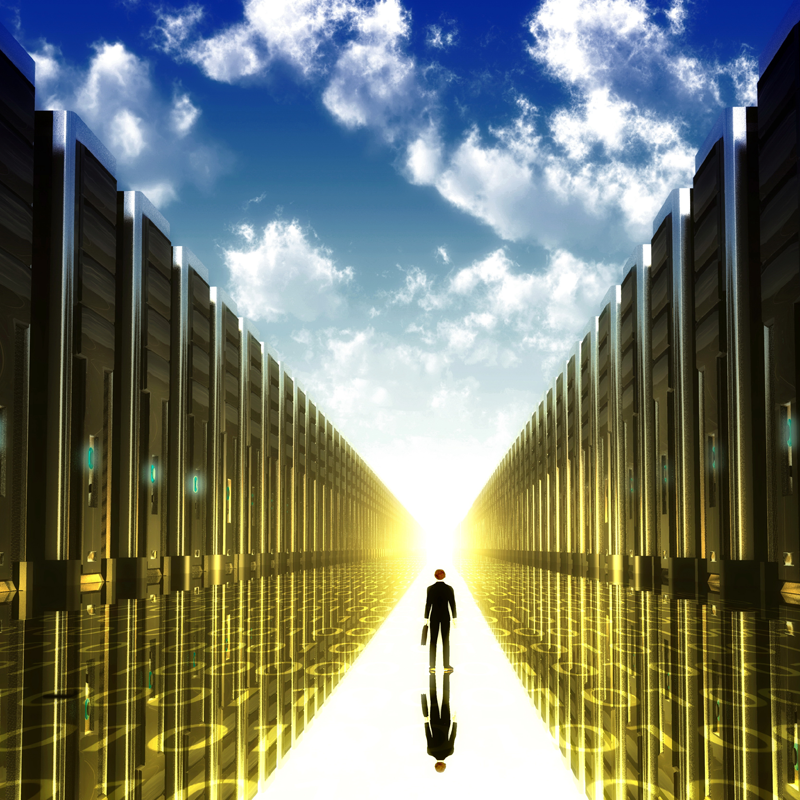
%> input picture MATLAB/picture/1.png, 800 x 800 px; the run also reads 1 picture not shown here
$ octave watermask_1.m   (GNU Octave 9; MATLAB toolbox functions it lacks are replaced by stand-ins)
%> lines starting %> are read from the running program, lines starting %| are printed output that depends on the picture; in (x1, y1, x2, y2) boxes, pixels count from 0 and x2, y2 are one past the last pixel; in counts of white or black regions, pixels touching at a corner belong together; the program's own positions count from 1
clear;
clc;

disp('请选择水印图像：');
[filename, pathname] = uigetfile('*.bmp', '读取水印图像文件');
%> the answer given: water01.jpg
pathfile=fullfile(pathname, filename);
mask=imread(pathfile);
disp('请选择载体图像：');
[filename2, pathname2] = uigetfile('*.png', '读取载体图像文件');
%> the answer given: 1.png
pathfile2=fullfile(pathname2, filename2);
image=imread(pathfile2);
%> image is the input picture: size 800x800x3 uint8; mean R, G, B 117.8, 123.9, 110.5

mask_1=im2bw(mask);    %使水印图像变为二值图
%> mask_1: size 200x200 logical; every value is 0
figure(1);      %打开窗口
subplot(2,3,1);    %该窗口内的图像可以有两行三列
imshow(mask_1),title('水印图像');   %显示水印图像
marksize=size(mask_1);   %计算水印图像的长宽
%> marksize = [200 200]
rm=marksize(1);      %rm为水印图像的行数
%> rm = 200
cm=marksize(2);     %cm为水印图像的列数
%> cm = 200

subplot(2,3,2),imshow(image,[]),title('载体图像'); %[]表示显示时灰度范围为image上的灰度最小值到最大值
yuv=rgb2ycbcr(image);   %将RGB模式的原图变成YUV模式
%> yuv: size 800x800x3 uint8; mean of channels 1, 2, 3 119.5, 123, 126.3
Y=yuv(:,:,1);    %分别获取三层，该层为灰度层
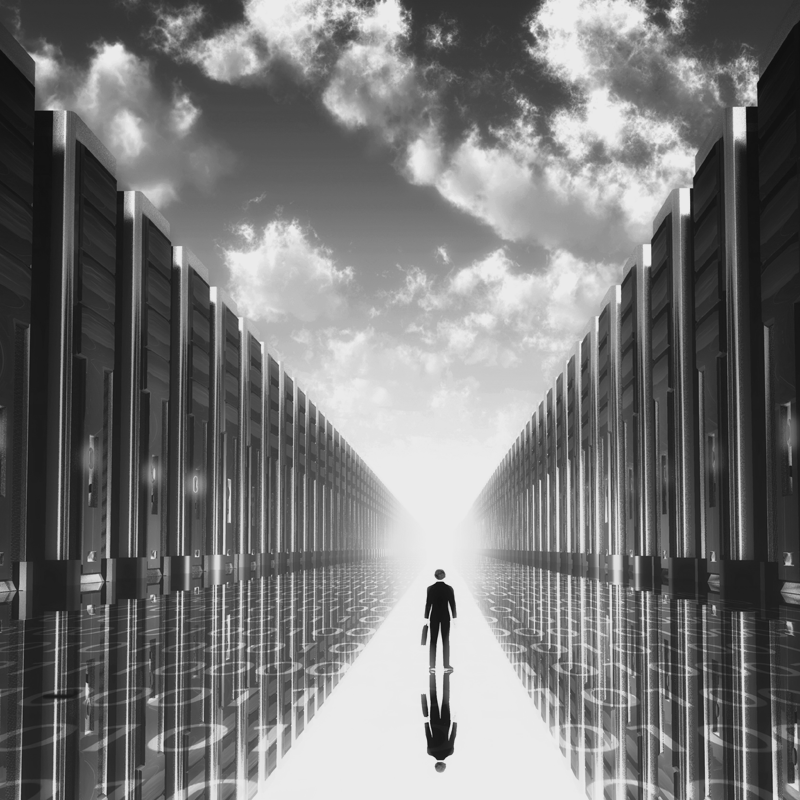
%> Y: size 800x800 uint8; min 16, max 235, mean 119.5
U=yuv(:,:,2);      %本例中将水印嵌入在亮度层
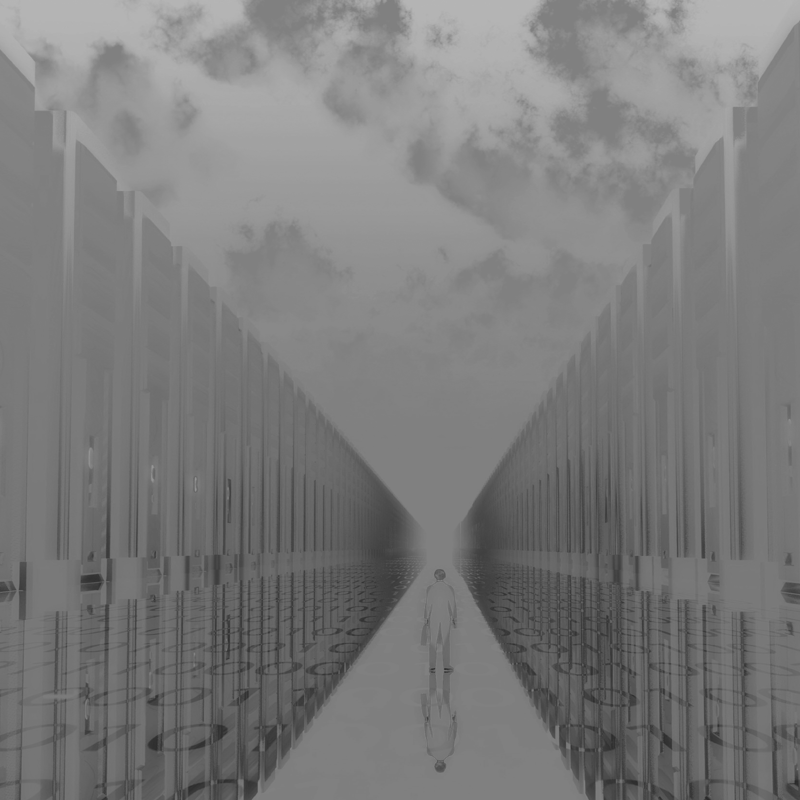
%> U: size 800x800 uint8; min 41, max 182, mean 123
V=yuv(:,:,3);
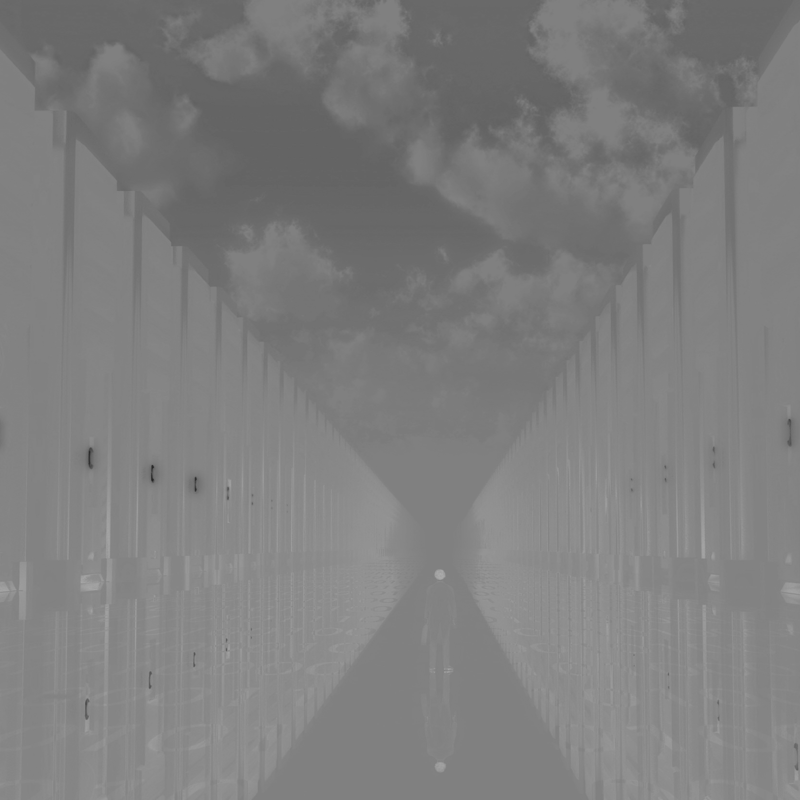
%> V: size 800x800 uint8; min 35, max 171, mean 126.3
[rm2,cm2]=size(Y);   %新建一个和载体图像色彩层大小相同的矩阵
%> rm2 = 800; cm2 = 800
before=blkproc(Y,[4 4],'dct2');   %将载体图像的灰度层分为4×4的小块，每一块内做二维DCT变换，结果记入矩阵before
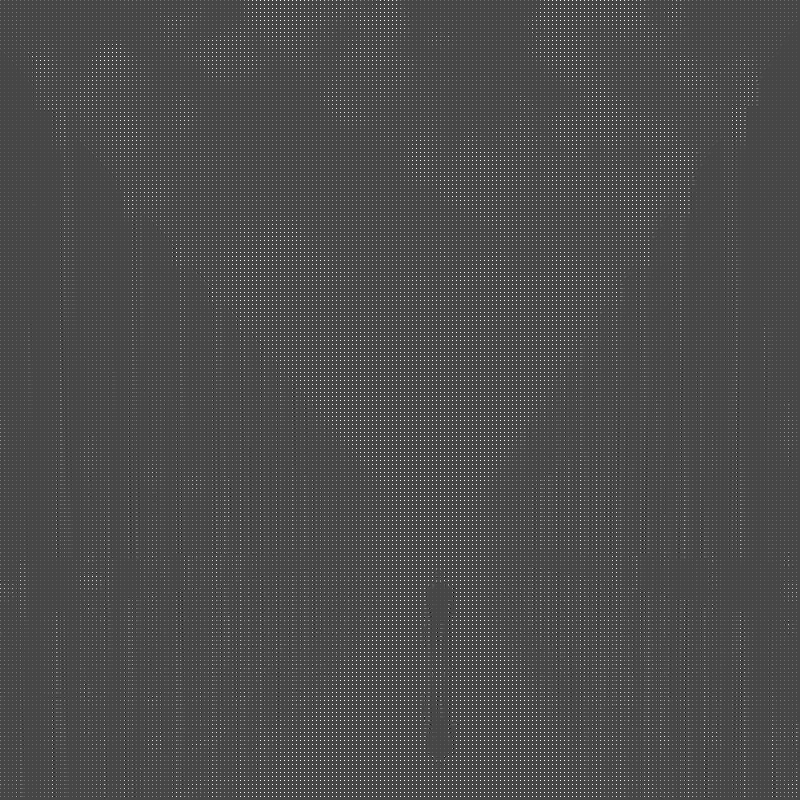
%> before: size 800x800 double; min -359.7, max 940, mean 29.9; drawn with min black and max white
avg= zeros(rm,cm);

%判断矩阵的模式
after=before;   %初始化载入水印的结果矩阵
for i=1:rm          %在中频段嵌入水印
    for j=1:cm
        x=(i-1)*4;
        y=(j-1)*4;
        temp1 = abs(before(x+1,y+1)) + abs(before(x+1,y+2)) + abs(before(x+1,y+3)) + abs(before(x+1,y+4)) ;
        temp2 =  abs(before(x+2,y+1)) + abs(before(x+2,y+2)) + abs(before(x+2,y+3)) + abs(before(x+2,y+4)) ;
        temp3 =  abs(before(x+3,y+1)) + abs(before(x+3,y+2)) + abs(before(x+3,y+3)) + abs(before(x+3,y+4)) ;
        temp4 =  abs(before(x+4,y+1)) + abs(before(x+4,y+2)) + abs(before(x+4,y+3)) + abs(before(x+4,y+4));% calculate the average of the absolute values,平均亮度值
        avg(i,j) = temp1+temp2+temp3+temp4;
        avg(i,j) = avg(i,j) / 16;
        if abs(before(x+2,y+2)) >= abs(before(x+2,y+1)) && abs(before(x+2,y+2)) >= abs(before(x+1,y+2))
            %表示纹理方向倾斜， this indicate the texture direction is diagonal; we
            %choose 11th coefficient;（3.3）
            if mask_1(i,j)==1
            if before(x+3,y+3) < (0.09*avg(i,j) + 2.5 + 0.02*abs(before(x+1,y+1)))
                before(x+3,y+3) = (0.09*avg(i,j) + 2.5 + 0.02*abs(before(x+1,y+1)));
            end
            else
                if before(x+3,y+3) > (0.09*avg(i,j) - 2.5 - 0.02*abs(before(x+1,y+1)))
                    before(x+3,y+3) = (0.09*avg(i,j) - 2.5 - 0.02*abs(before(x+1,y+1)));
                end
            end
        else if  abs(before(x+1,y+2)) >= abs(before(x+2,y+1)) && abs(before(x+1,y+2)) >= abs(before(x+2,y+2))

             if abs(before(x+1,y+3)) >= abs(before(x+2,y+3)) && abs(before(x+1,y+3)) >= abs(before(x+3,y+3))
                 %表示纹理方向竖直， this indicate the texture direction is
                 %vertical;we choose 9th coefficient;（1.4）
                 if mask_1(i,j)==1
                     if before(x+1,y+4) < (0.09*avg(i,j) + 2.5 + 0.02*abs(before(x+1,y+1)))
                         before(x+1,y+4) = (0.09*avg(i,j) + 2.5 + 0.02*abs(before(x+1,y+1)));
                     end
                 else
                     if before(x+1,y+4) > (0.09*avg(i,j) - 2.5 - 0.02*abs(before(x+1,y+1)))
                         before(x+1,y+4) = (0.09*avg(i,j) - 2.5 - 0.02*abs(before(x+1,y+1)));
                     end
                 end
             else
                %表示纹理方向竖直倾斜 we choose 8th coefficient;（2.3）
                 if mask_1(i,j)==1
                     if before(x+2,y+3) < (0.09*avg(i,j) + 2.5 + 0.02*abs(before(x+1,y+1)))
                         before(x+2,y+3) = (0.09*avg(i,j) + 2.5 + 0.02*abs(before(x+1,y+1)));
                     end
                 else
                     if before(x+2,y+3) > (0.09*avg(i,j) - 2.5 - 0.02*abs(before(x+1,y+1)))
                         before(x+2,y+3) = (0.09*avg(i,j) - 2.5 - 0.02*abs(before(x+1,y+1)));
                     end
                 end
             end
            else

            if abs(before(x+3,y+1)) >= abs(before(x+3,y+2)) && abs(before(x+3,y+1)) >= abs(before(x+3,y+3))
                 %表示纹理方向水平， this indicate the texture direction is
                 %horizontal;we choose 6th coefficient;（4.1）
                 if mask_1(i,j)==1
                     if before(x+4,y+1) < (0.09*avg(i,j) + 2.5 + 0.02*abs(before(x+1,y+1)))
                         before(x+4,y+1) = (0.09*avg(i,j) + 2.5 + 0.02*abs(before(x+1,y+1)));
                     end
                 else
                     if before(x+4,y+1) > (0.09*avg(i,j) - 2.5 - 0.02*abs(before(x+1,y+1)))
                         before(x+4,y+1) = (0.09*avg(i,j) - 2.5 - 0.02*abs(before(x+1,y+1)));
                     end
                 end
             else
                %表示纹理方向竖直倾斜 we choose 7th coefficient;（3.2）
                 if mask_1(i,j)==1
                     if before(x+3,y+2) < (0.09*avg(i,j) + 2.5 + 0.02*abs(before(x+1,y+1)))
                         before(x+3,y+2) = (0.09*avg(i,j) + 2.5 + 0.02*abs(before(x+1,y+1)));
                     end
                 else
                     if before(x+3,y+2) > (0.09*avg(i,j) - 2.5 - 0.02*abs(before(x+1,y+1)))
                         before(x+3,y+2) = (0.09*avg(i,j) - 2.5 - 0.02*abs(before(x+1,y+1)));
                     end
                 end
            end
            end
        end
    end;
end;
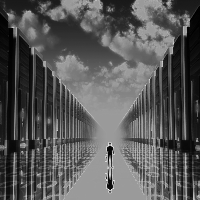
%> avg: size 200x200 double; min 4.23, max 94.25, mean 35.2; drawn with min black and max white
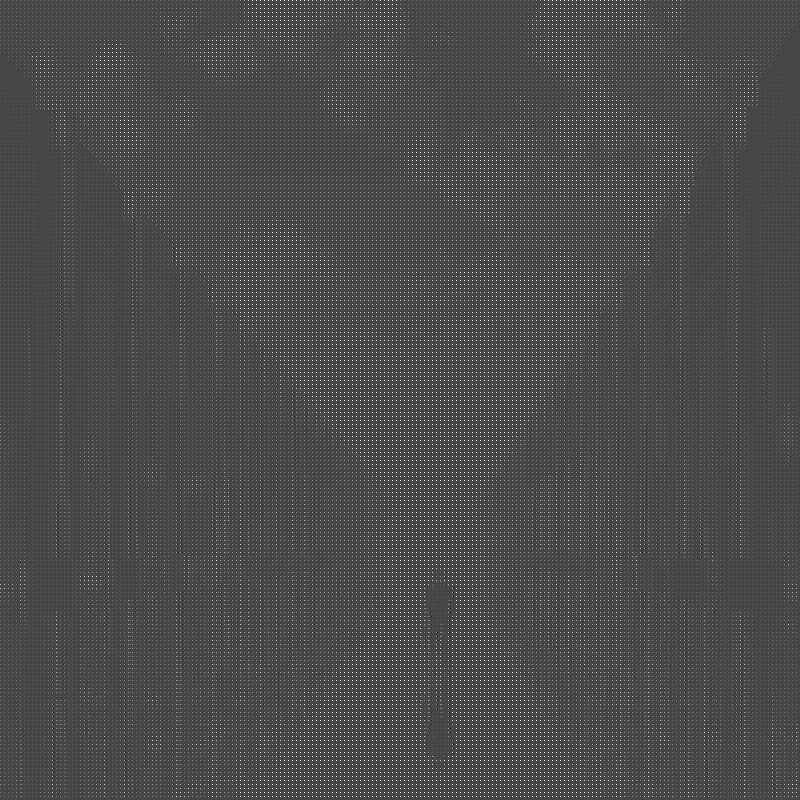
%> before: size 800x800 double; 5.39% of pixels changed, all inside (x1, y1, x2, y2) = (0, 0, 800, 800); drawn with min black and max white
%> (the run ends here)
